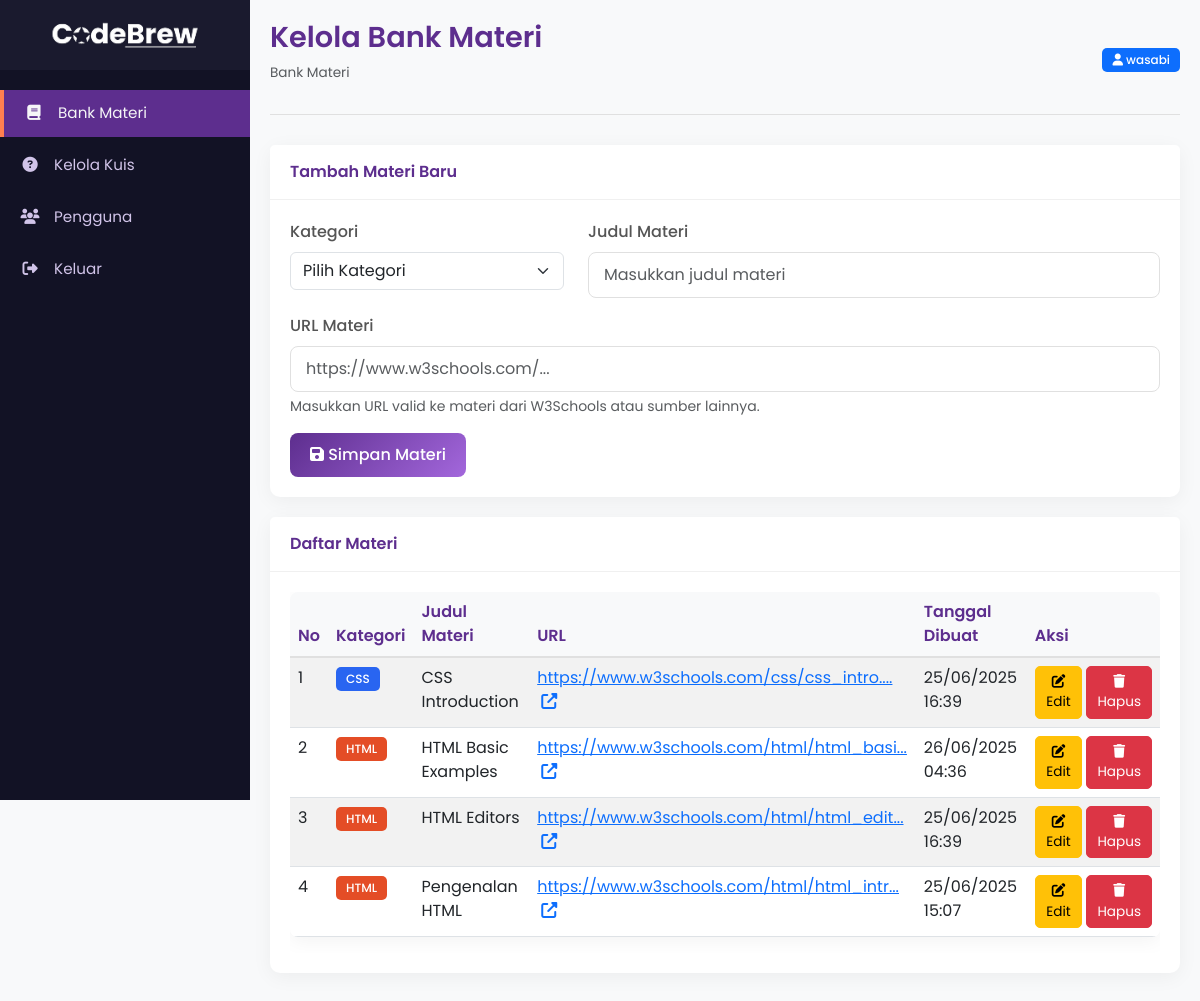
The page /admin/materi_bank.php (signed in) on the database its author committed.
### tables this page shows
CREATE TABLE `materi_bank` (
  `id` int NOT NULL,
  `kategori` varchar(50) NOT NULL,
  `judul` varchar(255) NOT NULL,
  `url` text NOT NULL,
  `admin_id` int DEFAULT NULL,
  `created_at` datetime DEFAULT CURRENT_TIMESTAMP,
  `updated_at` datetime DEFAULT CURRENT_TIMESTAMP ON UPDATE CURRENT_TIMESTAMP
);

### admin/materi_bank.php (the view, shortened to what this page needs)
<?php
include_once '../connection.php';
$id = $kategori = $judul = $url = '';
$isEditing = false;
?>
<!DOCTYPE html>
<html lang="id">
<head>
    <link rel="stylesheet" href="https://cdnjs.cloudflare.com/ajax/libs/font-awesome/6.4.0/css/all.min.css">
    <link href="https://cdn.jsdelivr.net/npm/bootstrap@5.3.0-alpha1/dist/css/bootstrap.min.css" rel="stylesheet">
</head>
<body>
    <div class="sidebar">
        <div class="sidebar-header">
            <img src="../assets/Cuplikan_layar_2025-04-17_195753-removebg-preview 1.png" alt="CodeBrew Logo">
        </div>
        <ul class="sidebar-menu">
            <li>
                <a href="materi_bank.php" class="active">
                    <i class="fas fa-book"></i> <span>Bank Materi</span>
                </a>
            </li>
            <li>
                <a href="manage_quiz.php">
                    <i class="fas fa-question-circle"></i> <span>Kelola Kuis</span>
                </a>
            </li>
            <li>
                <a href="users.php">
                    <i class="fas fa-users"></i> <span>Pengguna</span>
                </a>
            </li>
            <li>
            <a href="../register-login/logout.php" id="logout-link">
            <i class="fas fa-sign-out-alt"></i> <span>Keluar</span>
                </a>
            </li>
        </ul>
    </div>
    <div class="main-content">
        <div class="content-header">
            <div class="d-flex justify-content-between align-items-center">
                <div>
                    <h1>Kelola Bank Materi</h1>
                    <nav aria-label="breadcrumb">
                        <ol class="breadcrumb">
                            <li class="breadcrumb-item active" aria-current="page">Bank Materi</li>
                        </ol>
                    </nav>
                </div>
                <div>
                    <span class="badge bg-primary">
                        <i class="fas fa-user"></i> <?php echo htmlspecialchars($_SESSION['username']); ?>
                    </span>
                </div>
            </div>
        </div>
        <div class="card">
            <div class="card-header">
                <?php echo $isEditing ? 'Edit Materi' : 'Tambah Materi Baru'; ?>
            </div>
            <div class="card-body">
                <form method="POST" action="materi_bank.php">
                    <div class="row mb-3">
                        <div class="col-md-4">
                            <label for="kategori" class="form-label">Kategori</label>
                            <select class="form-select" id="kategori" name="kategori" required>
                                <option value="" disabled <?php echo empty($kategori) ? 'selected' : ''; ?>>Pilih Kategori</option>
                            </select>
                        </div>
                        <div class="col-md-8">
                            <label for="judul" class="form-label">Judul Materi</label>
                            <input type="text" class="form-control" id="judul" name="judul" placeholder="Masukkan judul materi" value="<?php echo htmlspecialchars($judul); ?>" required>
                        </div>
                    </div>
                    <div class="mb-3">
                        <label for="url" class="form-label">URL Materi</label>
                        <input type="url" class="form-control" id="url" name="url" placeholder="https://www.w3schools.com/..." value="<?php echo htmlspecialchars($url); ?>" required>
                        <div class="form-text">Masukkan URL valid ke materi dari W3Schools atau sumber lainnya.</div>
                    </div>
                    <div class="d-flex gap-2">
                        <button type="submit" class="btn btn-primary">
                            <i class="fas fa-save"></i> <?php echo $isEditing ? 'Update Materi' : 'Simpan Materi'; ?>
                        </button>
                    </div>
                </form>
            </div>
        </div>
        <div class="card">
            <div class="card-header">
                Daftar Materi
            </div>
            <div class="card-body">
                <?php
                $query = "SELECT * FROM materi_bank ORDER BY kategori, judul";
                $result = $conn->query($query);
                ?>
                <?php if ($result && $result->num_rows > 0): ?>
                    <div class="table-responsive">
                        <table class="table table-striped table-hover">
                            <thead>
                                <tr>
                                    <th>No</th>
                                    <th>Kategori</th>
                                    <th>Judul Materi</th>
                                    <th>URL</th>
                                    <th>Tanggal Dibuat</th>
                                    <th>Aksi</th>
                                </tr>
                            </thead>
                            <tbody>
                                <?php
                                $no = 1;
                                while ($row = $result->fetch_assoc()):
                                    $badgeClass = 'badge-';
                                    switch ($row['kategori']) {
                                        case 'HTML':
                                            $badgeClass .= 'html';
                                            break;
                                        case 'CSS':
                                            $badgeClass .= 'css';
                                            break;
                                    }
                                ?>
                                <tr>
                                    <td><?php echo $no++; ?></td>
                                    <td><span class="badge <?php echo $badgeClass; ?>"><?php echo htmlspecialchars($row['kategori']); ?></span></td>
                                    <td><?php echo htmlspecialchars($row['judul']); ?></td>
                                    <td>
                                        <a href="<?php echo htmlspecialchars($row['url']); ?>" target="_blank" title="<?php echo htmlspecialchars($row['url']); ?>">
                                            <?php
                                            $displayUrl = strlen($row['url']) > 40 ? substr($row['url'], 0, 40) . '...' : $row['url'];
                                            echo htmlspecialchars($displayUrl);
                                            ?>
                                            <i class="fas fa-external-link-alt ms-1"></i>
                                        </a>
                                    </td>
                                    <td><?php echo date('d/m/Y H:i', strtotime($row['created_at'])); ?></td>
                                    <td>
                                        <div class="d-flex gap-1">
                                            <a href="materi_bank.php?edit=<?php echo $row['id']; ?>" class="btn btn-sm btn-warning table-action-btn">
                                                <i class="fas fa-edit"></i> Edit
                                            </a>
                                            <button type="button" onclick="confirmDelete(<?php echo $row['id']; ?>)" class="btn btn-sm btn-danger table-action-btn">
                                                <i class="fas fa-trash"></i> Hapus
                                            </button>
                                        </div>
                                    </td>
                                </tr>
                                <?php endwhile; ?>
                            </tbody>
                        </table>
                    </div>
                <?php else: ?>
                    <div class="alert alert-info mb-0">
                        <i class="fas fa-info-circle"></i> Belum ada data materi. Silakan tambahkan materi baru.
                    </div>
                <?php endif; ?>
            </div>
        </div>
    </div>
</body>
</html>

### admin/materi_bank.php (style rules this page uses)
:root { --primary: #5D2E8E; --secondary: #A367DC; --accent: #FF7F50; --dark: #1A1A2E; --darker: #121225; --light: #F5F5F7; --light-purple: #D1C4E9; --gradient: linear-gradient(135deg, #5D2E8E 0%, #A367DC 100%); }
* { margin: 0; padding: 0; box-sizing: border-box; font-family: 'Poppins', sans-serif; }
body { background-color: #f8f9fa; color: #333; min-height: 100vh; display: flex; }
.sidebar { width: 250px; background: var(--darker); color: var(--light); height: 100vh; position: fixed; transition: all 0.3s; z-index: 1000; }
.sidebar-header { padding: 20px; background: var(--dark); text-align: center; }
.sidebar-header img { max-width: 150px; }
.sidebar-menu { padding: 20px 0; list-style: none; }
.sidebar-menu li { margin-bottom: 5px; }
.sidebar-menu a { display: block; padding: 12px 20px; color: var(--light-purple); text-decoration: none; transition: all 0.3s; font-size: 0.95rem; }
.sidebar-menu a:hover, .sidebar-menu a.active { background: var(--primary); color: var(--light); border-left: 4px solid var(--accent); }
.sidebar-menu a i { margin-right: 10px; width: 20px; text-align: center; }
.main-content { flex: 1; margin-left: 250px; padding: 20px; transition: all 0.3s; }
.content-header { margin-bottom: 30px; border-bottom: 1px solid #e0e0e0; padding-bottom: 15px; }
.content-header h1 { font-size: 1.8rem; color: var(--primary); font-weight: 600; }
.content-header .breadcrumb { font-size: 0.85rem; }
.card { border-radius: 10px; box-shadow: 0 4px 20px rgba(0, 0, 0, 0.05); border: none; margin-bottom: 20px; }
.card-header { background-color: #fff; border-bottom: 1px solid #f0f0f0; padding: 15px 20px; font-weight: 600; color: var(--primary); }
.card-body { padding: 20px; }
.form-label { font-weight: 500; color: #555; }
.form-control { border-radius: 8px; padding: 10px 15px; border: 1px solid #e0e0e0; }
.btn-primary { background: var(--gradient); border: none; border-radius: 8px; padding: 10px 20px; font-weight: 500; transition: all 0.3s; }
.table { border-radius: 8px; overflow: hidden; box-shadow: 0 4px 20px rgba(0, 0, 0, 0.05); }
.table thead th { background-color: #f8f9fa; color: var(--primary); font-weight: 600; border-bottom: 2px solid #e0e0e0; }
.table-action-btn { padding: 5px 10px; border-radius: 5px; font-size: 0.85rem; }
.badge { padding: 6px 10px; border-radius: 5px; font-weight: 500; }
.badge-html { background-color: #E44D26; color: white; }
.badge-css { background-color: #2965f1; color: white; }

### rows shown on the page
materi_bank: kategori "CSS", judul "CSS Introduction", url "https://www.w3schools.com/css/css_intro....", created_at "25/06/2025 16:39"
materi_bank: kategori "HTML", judul "HTML Basic Examples", url "https://www.w3schools.com/html/html_basi...", created_at "26/06/2025 04:36"
materi_bank: kategori "HTML", judul "HTML Editors", url "https://www.w3schools.com/html/html_edit...", created_at "25/06/2025 16:39"
materi_bank: kategori "HTML", judul "Pengenalan HTML", url "https://www.w3schools.com/html/html_intr...", created_at "25/06/2025 15:07"

### other values the page prints
$_SESSION['username'] "wasabi"
